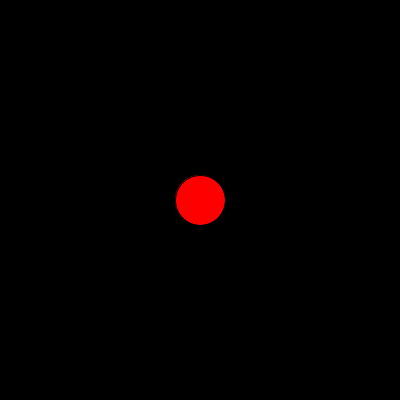
Frame 1 (no input)
Frame 60 (the mouse pressed at the canvas centre just before this capture): identical to frame 1, image omitted
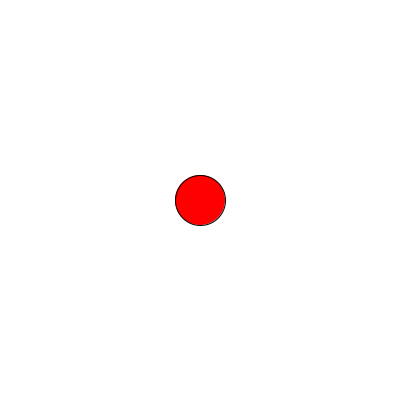
Frame 120 (the mouse held since frame 60 and released just before this capture)

The Processing sketch that drew these frames (run headless with seeded random() and noise(); from frame 60 on, the mouse is pressed at the canvas centre):

// Processing sketch: practiceQuiz_
// ── practiceQuiz_.pde
int a;
int b;
int z;
int size;
float dist;
boolean buttonPressed;

void setup(){
  size(400,400);
  a= width/2;
  b= height/2;
  size= 50;
  
}

void draw(){
  
  if(buttonPressed){
   background(255);
   fill(0,0,255);
  }else{
      background(0);
      fill(255,0,0);
  println(calcDistance(a,b));
    
  }
  fill(255, 0, 0);
  ellipse(width/2, height/2, size, size);
  //fill(255, 0, 0);
  }
  
void mousePressed(){
  if(calcDistance(a,b) <=50){
    buttonPressed = !buttonPressed;
  }
  
}

float calcDistance(int xPos, int yPos){
 dist = dist(mouseX,mouseY,xPos,yPos);
 return dist; 
  
}
